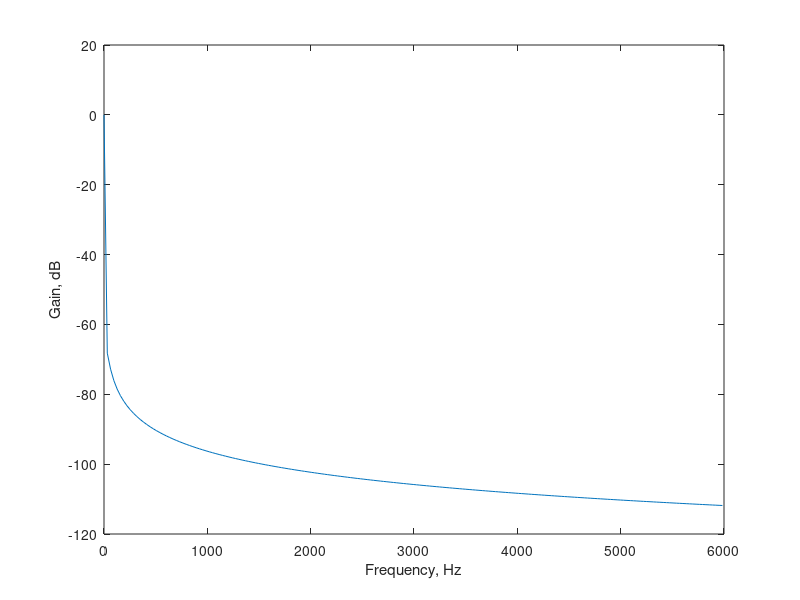

Write the MATLAB code that produced this figure.
% Program 4_4
% Program to Design Elliptic Lowpass Filter
%
% Read in the filter order, passband edge frequency,
% passband ripple in dB and minimum stopband
% attenuation in dB
N = input('Order = ');
Fp = input('Passband edge frequency in Hz = ');
Rp = input('Passband ripple in dB = ');
Rs = input('Minimum stopband attenuation in dB = ');
% Determine the coefficients of the transfer function
[num,den] = ellip(N,Rp,Rs,2*pi*Fp,'s');
% Compute and plot the frequency response
omega = [0: 200: 12000*pi];
h = freqs(num,den,omega);
plot (omega/(2*pi),20*log10(abs(h)));
xlabel('Frequency, Hz'); ylabel('Gain, dB');